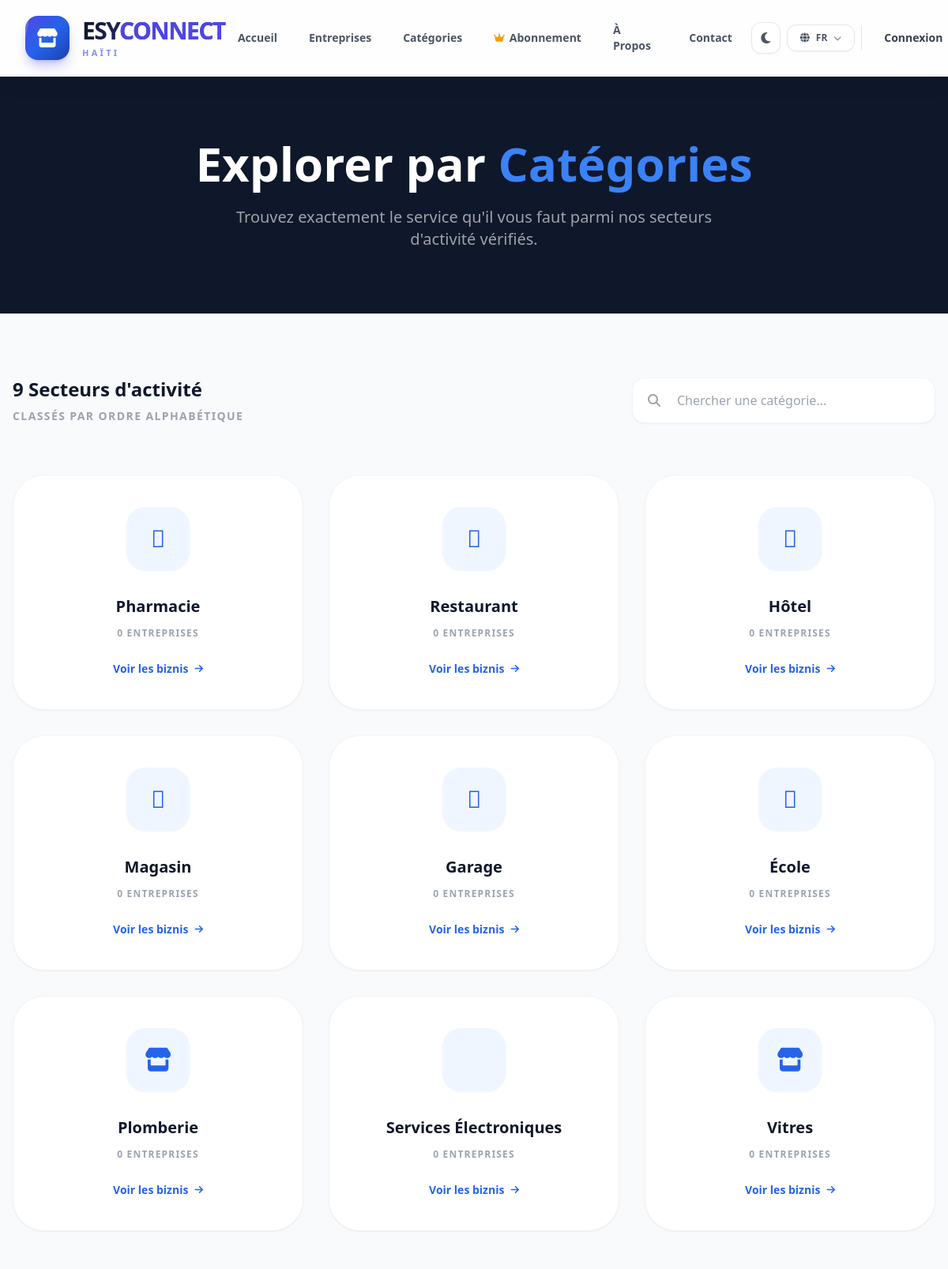
The page /fr/categories/ (upper part) on the database as committed earlier.
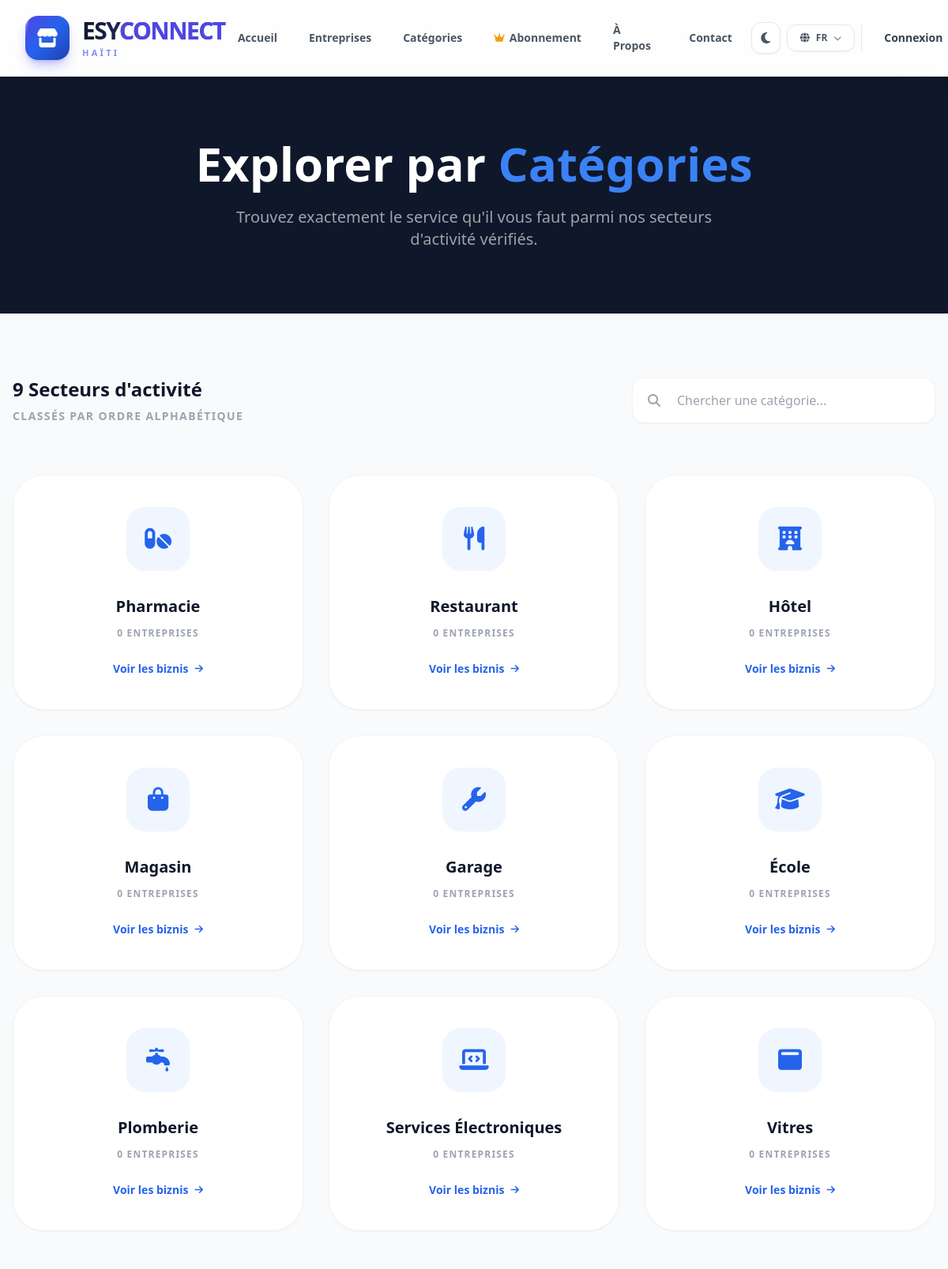
The same page on the database as committed later.
### business/models.py (models this page shows, shortened)
class Category(models.Model):
    name = models.CharField(max_length=100, verbose_name="Nom de la catégorie")
    icon = models.CharField(max_length=50, blank=True, null=True, help_text="Ex: fas fa-store")
    class Meta:
        verbose_name = "Catégorie"
        verbose_name_plural = "Catégories"

### business/views.py (the view)
# urls.py: path('categories/', views.categories, name='categories'),
def categories(request):
    all_categories = Category.objects.all()
    return render(request, 'business/categories.html', {'categories': all_categories})

### templates/business/categories.html (shortened to what this page needs)
{% extends 'base.html' %}
{% load static %}
{% load i18n %}
{% block content %}
<div class="bg-esy-dark py-20">
    <div class="max-w-7xl mx-auto px-4 text-center">
        <h1 class="text-4xl md:text-6xl font-black text-white mb-6">{% trans "Explorer par" %} <span class="text-esy-blue-500">{% trans "Catégories" %}</span></h1>
        <p class="text-xl text-white/60 font-medium max-w-2xl mx-auto">
            {% trans "Trouvez exactement le service qu'il vous faut parmi nos secteurs d'activité vérifiés." %}
        </p>
    </div>
</div>
<div class="max-w-7xl mx-auto px-4 py-20">
    <div class="mb-16 flex flex-col md:flex-row justify-between items-center gap-8">
        <div class="text-center md:text-left">
            <h2 class="text-2xl font-black text-esy-dark mb-2">{{ categories|length }} {% trans "Secteurs d'activité" %}</h2>
            <p class="text-gray-400 font-bold text-sm uppercase tracking-widest">{% trans "Classés par ordre alphabétique" %}</p>
        </div>
        <div class="w-full md:w-96 relative">
            <i class="fas fa-search absolute left-5 top-1/2 -translate-y-1/2 text-gray-400"></i>
            <input type="text" id="categorySearch" placeholder="{% trans 'Chercher une catégorie...' %}"
                   class="w-full pl-14 pr-6 py-4 rounded-2xl bg-white border border-gray-100 shadow-sm focus:ring-2 focus:ring-esy-blue-600 focus:border-transparent transition-all font-medium">
        </div>
    </div>
    <div class="grid grid-cols-1 md:grid-cols-2 lg:grid-cols-3 xl:grid-cols-4 gap-8">
        {% for category in categories %}
        <a href="{% url 'business:category' category.id %}" class="group bg-white p-10 rounded-[2.5rem] border border-gray-100 shadow-sm hover:-translate-y-1 hover:shadow-lg transition-all duration-300 text-center">
            <div class="w-20 h-20 bg-esy-blue-50 text-esy-blue-600 rounded-3xl flex items-center justify-center mx-auto mb-8 text-3xl group-hover:bg-esy-blue-600 group-hover:text-white transition-all duration-300 shadow-sm">
                <i class="{{ category.icon|default:'fas fa-store' }}"></i>
            </div>
            <h3 class="text-xl font-black text-esy-dark mb-3">{{ category.name }}</h3>
            <p class="text-gray-400 font-bold text-xs uppercase tracking-widest mb-6">
                {{ category.business_count|default:0 }} {% trans "Entreprises" %}
            </p>
            <div class="inline-flex items-center text-esy-blue-600 font-black text-sm group-hover:gap-2 transition-all">
                {% trans "Voir les biznis" %} <i class="fas fa-arrow-right ml-2 text-xs"></i>
            </div>
        </a>
        {% endfor %}
    </div>
</div>
{% endblock %}

Rows that differ between the two databases and show on the page:
changed Category "Pharmacie": icon "fa-pills" → "fas fa-pills" (drawn)
changed Category "Restaurant": icon "fa-utensils" → "fas fa-utensils" (drawn)
changed Category "Hôtel": icon "fa-bed" → "fas fa-hotel" (drawn)
changed Category "Magasin": icon "fa-shopping-cart" → "fas fa-shopping-bag" (drawn)
changed Category "Garage": icon "fa-wrench" → "fas fa-wrench" (drawn)
changed Category "École": icon "fa-graduation-cap" → "fas fa-graduation-cap" (drawn)
changed Category "Plomberie": icon empty → "fas fa-faucet-drip" (drawn)
changed Category "Services Électroniques": icon "EL" → "fas fa-laptop-code" (drawn)
changed Category "Vitres": icon empty → "fas fa-window-maximize" (drawn)
